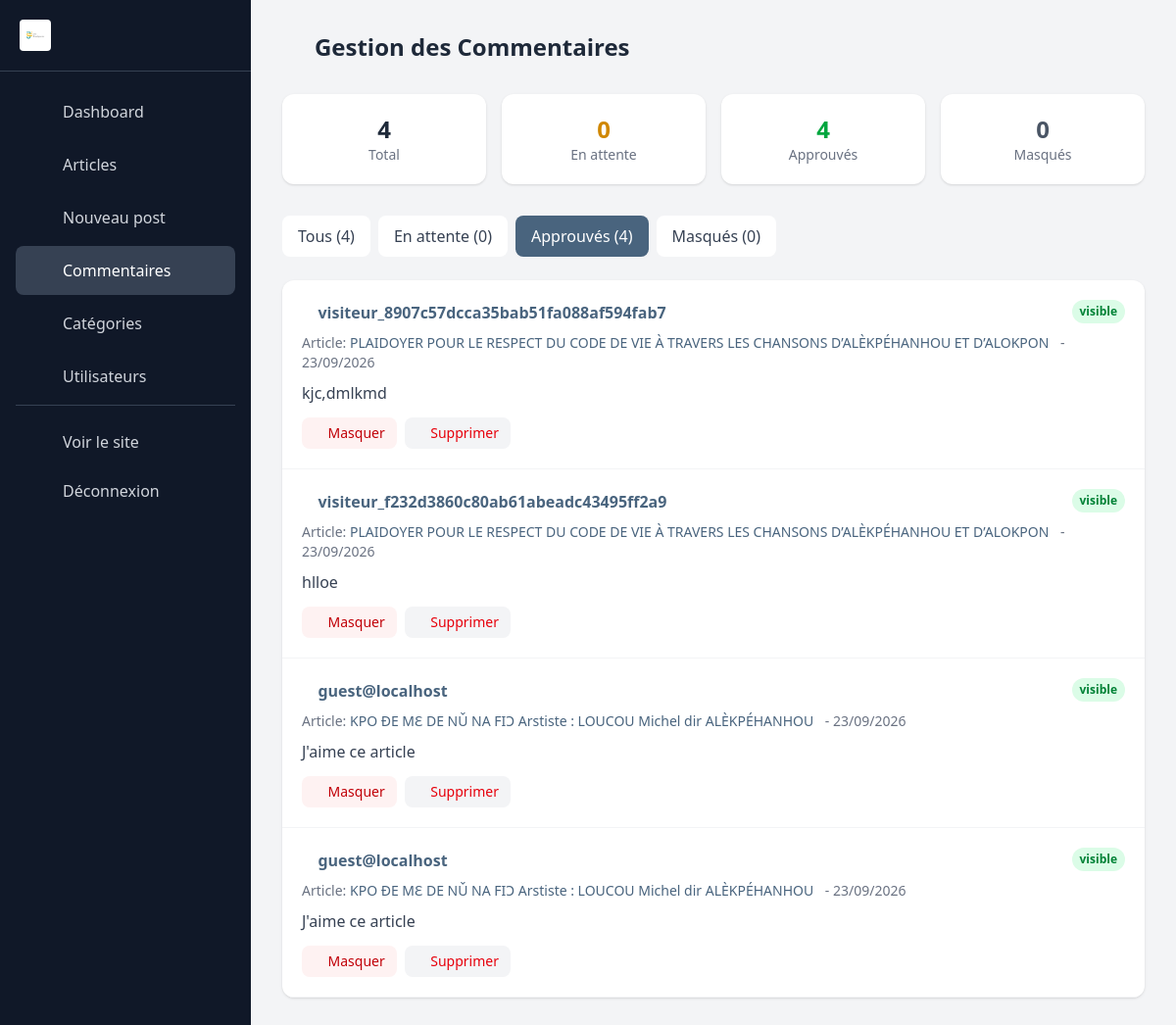
Screenshot of /admin/manage_comments.php?status=visible (signed in) with the database file from the repository.
### tables this page shows
CREATE TABLE IF NOT EXISTS `comments` (
  `id_comment` int(11) NOT NULL AUTO_INCREMENT,
  `id_user` int(11) DEFAULT NULL,
  `token_hash` varchar(255) DEFAULT NULL,
  `id_post` int(11) NOT NULL,
  `author_email` varchar(150) NOT NULL,
  `author_name` varchar(100) DEFAULT NULL,
  `content` text NOT NULL,
  `status` enum('pending','visible','hidden') DEFAULT 'pending',
  `parent_id` int(11) DEFAULT NULL,
  `created_at` datetime DEFAULT CURRENT_TIMESTAMP,
  `updated_at` datetime DEFAULT CURRENT_TIMESTAMP ON UPDATE CURRENT_TIMESTAMP,
  PRIMARY KEY (`id_comment`),
  KEY `id_post` (`id_post`),
  KEY `status` (`status`),
  KEY `parent_id` (`parent_id`)
);

CREATE TABLE IF NOT EXISTS `posts` (
  `id_post` int(11) NOT NULL AUTO_INCREMENT,
  `id_user` int(11) DEFAULT NULL,
  `id_category` int(11) DEFAULT NULL,
  `title` varchar(255) NOT NULL,
  `slug` varchar(255) NOT NULL UNIQUE,
  `content` text NOT NULL,
  `excerpt` text,
  `main_image` varchar(255) DEFAULT NULL,
  `main_video` varchar(255) DEFAULT NULL,
  `embed_link` varchar(500) DEFAULT NULL,
  `status` enum('draft','published','archived') DEFAULT 'draft',
  `views` int(11) DEFAULT 0,
  `created_at` datetime DEFAULT CURRENT_TIMESTAMP,
  `updated_at` datetime DEFAULT CURRENT_TIMESTAMP ON UPDATE CURRENT_TIMESTAMP,
  `published_at` datetime DEFAULT NULL,
  PRIMARY KEY (`id_post`),
  KEY `id_user` (`id_user`),
  KEY `id_category` (`id_category`),
  KEY `status` (`status`)
);

### admin/config_admin.php (called while the page is built, shortened)
<?php
$admin_role = $_SESSION['admin_role'] ?? 'admin';
function has_permission($permission){
    global $admin_role;
    $perms = PERMISSIONS;
    return $perms[$admin_role][$permission] ?? false;
}
?>

### includes/functions.php (called while the page is built, shortened)
<?php
function generateToken($length = 32) {
    if (function_exists('random_bytes')) return bin2hex(random_bytes($length));
    return substr(str_shuffle(str_repeat('0123456789abcdefghijklmnopqrstuvwxyzABCDEFGHIJKLMNOPQRSTUVWXYZ', ceil($length / 62))), 0, $length);
}
function csrf_token() {
    return $_SESSION['csrf_token'];
}
function format_date($date, $format = 'd/m/Y') {
    $dateObj = is_string($date) ? new DateTime($date) : $date;
    return $dateObj->format($format);
}

### admin/manage_comments.php (the view, shortened to what this page needs)
<?php
require_once "config_admin.php";
$status_filter = $_GET['status'] ?? 'all';
$comments = $pdo->query("SELECT c.*, p.title as post_title, p.id_post FROM comments c LEFT JOIN posts p ON c.id_post = p.id_post ORDER BY c.created_at DESC")->fetchAll();
$stats = [
    'all' => $pdo->query("SELECT COUNT(*) FROM comments")->fetchColumn(),
    'pending' => $pdo->query("SELECT COUNT(*) FROM comments WHERE status = 'pending' OR status IS NULL OR status = ''")->fetchColumn(),
    'visible' => $pdo->query("SELECT COUNT(*) FROM comments WHERE status = 'visible'")->fetchColumn(),
    'hidden' => $pdo->query("SELECT COUNT(*) FROM comments WHERE status = 'hidden'")->fetchColumn()
];
$can_view_posts = has_permission('manage_posts');
$can_view_categories = has_permission('manage_categories');
$can_view_users = has_permission('manage_users');
?>
<!DOCTYPE html>
<html lang="fr">
<head>
</head>
<body class="bg-gray-100 font-sans leading-relaxed">
    <div class="flex min-h-screen">
        <aside class="w-64 bg-gray-900 text-white fixed h-full overflow-y-auto">
            <div class="p-5 border-b border-gray-700">
                <a href="dashboard.php" class="flex items-center gap-3">
                    <img src="../img/logo.jpg" alt="Joie Enseignante" class="h-8 w-auto bg-white p-1 rounded">
                </a>
            </div>
            <nav class="p-4" aria-label="Menu admin">
                <ul class="space-y-1">
                    <li><a href="dashboard.php" class="flex items-center gap-3 px-4 py-3 rounded-lg text-gray-300 hover:bg-gray-700 hover:text-white transition"><i class="ph ph-house w-5"></i> Dashboard</a></li>
                    <?php if($can_view_posts): ?>
                    <li><a href="manage_posts.php" class="flex items-center gap-3 px-4 py-3 rounded-lg text-gray-300 hover:bg-gray-700 hover:text-white transition"><i class="ph ph-file-text w-5"></i> Articles</a></li>
                    <li><a href="add_post.php" class="flex items-center gap-3 px-4 py-3 rounded-lg text-gray-300 hover:bg-gray-700 hover:text-white transition"><i class="ph ph-plus w-5"></i> Nouveau post</a></li>
                    <?php endif; ?>
                    <li><a href="manage_comments.php" class="flex items-center gap-3 px-4 py-3 rounded-lg bg-gray-700 text-white"><i class="ph ph-chats w-5"></i> Commentaires</a></li>
                    <?php if($can_view_categories): ?>
                    <li><a href="manage_categories.php" class="flex items-center gap-3 px-4 py-3 rounded-lg text-gray-300 hover:bg-gray-700 hover:text-white transition"><i class="ph ph-folder w-5"></i> Catégories</a></li>
                    <?php endif; ?>
                    <?php if($can_view_users): ?>
                    <li><a href="manage_users.php" class="flex items-center gap-3 px-4 py-3 rounded-lg text-gray-300 hover:bg-gray-700 hover:text-white transition"><i class="ph ph-users w-5"></i> Utilisateurs</a></li>
                    <?php endif; ?>
                    <li class="border-t border-gray-700 pt-3 mt-3">
                        <a href="../public/index.php" target="_blank" class="flex items-center gap-3 px-4 py-3 rounded-lg text-gray-300 hover:bg-gray-700 hover:text-white transition"><i class="ph ph-arrow-square-out w-5"></i> Voir le site</a>
                        <a href="logout.php" class="flex items-center gap-3 px-4 py-3 rounded-lg text-gray-300 hover:bg-gray-700 hover:text-white transition"><i class="ph ph-sign-out w-5"></i> Déconnexion</a>
                    </li>
                </ul>
            </nav>
        </aside>
        <main class="flex-1 ml-64 p-8" id="main-content">
            <div class="flex justify-between items-center mb-8">
                <h1 class="text-2xl font-bold text-gray-800"><i class="ph ph-chats text-primary mr-2"></i> Gestion des Commentaires</h1>
            </div>
            <div class="grid grid-cols-4 gap-4 mb-8">
                <div class="bg-white p-5 rounded-xl shadow-sm text-center"><div class="text-2xl font-extrabold text-gray-800"><?= $stats['all'] ?></div><div class="text-sm text-gray-500">Total</div></div>
                <div class="bg-white p-5 rounded-xl shadow-sm text-center"><div class="text-2xl font-extrabold text-yellow-600"><?= $stats['pending'] ?></div><div class="text-sm text-gray-500">En attente</div></div>
                <div class="bg-white p-5 rounded-xl shadow-sm text-center"><div class="text-2xl font-extrabold text-green-600"><?= $stats['visible'] ?></div><div class="text-sm text-gray-500">Approuvés</div></div>
                <div class="bg-white p-5 rounded-xl shadow-sm text-center"><div class="text-2xl font-extrabold text-gray-600"><?= $stats['hidden'] ?></div><div class="text-sm text-gray-500">Masqués</div></div>
            </div>
            <div class="flex gap-2 mb-6 flex-wrap">
                <?php
                $tabs = [
                    'all' => "Tous ({$stats['all']})",
                    'pending' => "En attente ({$stats['pending']})",
                    'visible' => "Approuvés ({$stats['visible']})",
                    'hidden' => "Masqués ({$stats['hidden']})",
                ];
                foreach($tabs as $key => $label): ?>
                <a href="?status=<?= $key ?>" class="px-4 py-2 rounded-lg font-medium transition <?= $status_filter===$key ? 'bg-primary text-white' : 'bg-white text-gray-700 hover:bg-gray-100' ?>"><?= $label ?></a>
                <?php endforeach; ?>
            </div>
            <div class="bg-white rounded-xl shadow-sm overflow-hidden">
                <?php
                foreach($comments as $c):
                    $c_status = $c['status'] ?? 'pending';
                    $badge_class = $c_status==='visible' ? 'bg-green-100 text-green-700' : ($c_status==='hidden' ? 'bg-gray-100 text-gray-600' : 'bg-yellow-100 text-yellow-700');
                ?>
                <div class="p-5 border-b border-gray-100 hover:bg-gray-50">
                    <div class="flex justify-between items-start mb-2">
                        <span class="font-semibold text-primary"><i class="ph ph-user mr-1"></i><?= htmlspecialchars($c['author_email'] ?? 'Anonyme') ?></span>
                        <span class="text-xs font-semibold px-2 py-1 rounded-full <?= $badge_class ?>"><?= $c_status ?: 'en attente' ?></span>
                    </div>
                    <p class="text-sm text-gray-500 mb-2">
                        Article: <a href="../public/post.php?id=<?= $c['id_post'] ?>" target="_blank" class="text-primary hover:underline"><?= $c['post_title'] ?? 'Inconnu' ?></a>
                        <span class="ml-2">- <?= format_date($c['created_at']) ?></span>
                    </p>
                    <p class="text-gray-700 mb-3"><?= nl2br(htmlspecialchars($c['content'])) ?></p>
                    <div class="flex gap-2">
                        <?php $token = csrf_token(); ?>
                        <?php if ($c_status === 'visible'): ?>
                        <a href="?hide=<?= $c['id_comment'] ?>&csrf_token=<?= $token ?>" class="px-3 py-1.5 bg-red-50 text-red-700 rounded-lg text-sm hover:bg-red-100 transition"><i class="ph ph-eye-slash"></i> Masquer</a>
                        <?php endif; ?>
                        <a href="?delete=<?= $c['id_comment'] ?>&csrf_token=<?= $token ?>" class="px-3 py-1.5 bg-gray-100 text-red-600 rounded-lg text-sm hover:bg-red-100 transition" onclick="return confirm('Supprimer ce commentaire ?');"><i class="ph ph-trash"></i> Supprimer</a>
                    </div>
                </div>
                <?php endforeach; ?>
            </div>
        </main>
    </div>
</body>
</html>

### assets/css/sobre.css (style rules this page uses)
:root { --color-primary-50: #f4f6f8; --color-primary-100: #e9eef2; --color-primary-200: #d4dee6; --color-primary-300: #adc0cf; --color-primary-400: #7f9ab2; --color-primary-500: #5c7b97; --color-primary-600: #49647e; --color-primary-700: #3d5268; --color-primary-800: #2f4050; --color-primary-900: #24313e; --color-primary: var(--color-primary-600); --color-accent-100: #f6f1ea; --color-accent-400: #cfb697; --color-accent-500: #b3936b; --color-accent-600: #93734c; --font-sans: 'Inter', ui-sans-serif, system-ui, sans-serif; --font-display: 'Inter', ui-sans-serif, system-ui, sans-serif; }
.bg-primary { background-color: var(--color-primary-600); }
.text-primary { color: var(--color-primary-600); }
.space-y-1 > :not([hidden]) ~ :not([hidden]) { --tw-space-y-reverse: 0; margin-top: calc(calc(0.25rem * var(--tw-space-y-reverse)) * -1); margin-bottom: calc(0.25rem * (1 - var(--tw-space-y-reverse))); }
.py-1\.5 { padding-top: 0.375rem; padding-bottom: 0.375rem; }

### assets/phosphor/phosphor.css (style rules this page uses)
.ph { font-family: "Phosphor" !important; speak: never; font-style: normal; font-weight: normal; font-variant: normal; text-transform: none; line-height: 1; letter-spacing: 0; -webkit-font-feature-settings: "liga"; -moz-font-feature-settings: "liga=1"; -moz-font-feature-settings: "liga"; -ms-font-feature-settings: "liga" 1; font-feature-settings: "liga"; -webkit-font-variant-ligatures: discretionary-ligatures; font-variant-ligatures: discretionary-ligatures; -webkit-font-smoothing: antialiased; -moz-osx-font-smoothing: grayscale; }
.ph.ph-arrow-square-out:before { content: "\e5de"; }
.ph.ph-chats:before { content: "\e17c"; }
.ph.ph-eye-slash:before { content: "\e224"; }
.ph.ph-file-text:before { content: "\e23a"; }
.ph.ph-folder:before { content: "\e24a"; }
.ph.ph-house:before { content: "\e2c2"; }
.ph.ph-plus:before { content: "\e3d4"; }
.ph.ph-sign-out:before { content: "\e42a"; }
.ph.ph-trash:before { content: "\e4a6"; }
.ph.ph-user:before { content: "\e4c2"; }
.ph.ph-users:before { content: "\e4d6"; }

### config/theme.php (style rules this page uses)
:root { --font-sans:'Inter',ui-sans-serif,system-ui,sans-serif;--font-display:'Inter',ui-sans-serif,system-ui,sans-serif }

### rows the page displays
comments: author_email "visiteur_8907c57dcca35bab51fa088af594fab7", status "visible", id_post.title "PLAIDOYER POUR LE RESPECT DU CODE DE VIE À TRAVERS LES CHANSONS D’ALÈKPÉHANHOU ET D’ALOKPON", created_at "23/09/2026", content "kjc,dmlkmd"
comments: author_email "visiteur_f232d3860c80ab61abeadc43495ff2a9", status "visible", id_post.title "PLAIDOYER POUR LE RESPECT DU CODE DE VIE À TRAVERS LES CHANSONS D’ALÈKPÉHANHOU ET D’ALOKPON", created_at "23/09/2026", content "hlloe"
comments: author_email "guest@localhost", status "visible", id_post.title "KPO ƉE MƐ DE NǓ NA FIƆ Arstiste : LOUCOU Michel dir ALÈKPÉHANHOU", created_at "23/09/2026", content "J'aime ce article"
comments: author_email "guest@localhost", status "visible", id_post.title "KPO ƉE MƐ DE NǓ NA FIƆ Arstiste : LOUCOU Michel dir ALÈKPÉHANHOU", created_at "23/09/2026", content "J'aime ce article"

### other values shown
$stats['all'] "4"
$stats['pending'] "0"
$stats['visible'] "4"
$stats['hidden'] "0"
$label "Tous (4)"
$label "En attente (0)"
$label "Approuvés (4)"
$label "Masqués (0)"
